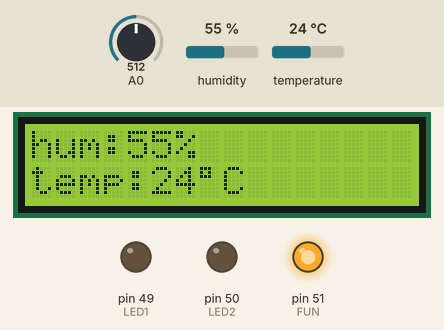
Bench run of a sketch on a simulated Arduino Mega 2560, built with avr-gcc and run on an emulated ATmega2560. On the bench: 16×2 character LCD, output pins drawn as LEDs (lit = HIGH). The test bench sets the inputs (shaded band); at power-on: humidity 55 %, temperature 24 °C, A0 = 512. What the sketch prints to the serial monitor is not drawn.

Above: at 0.9 s.
1.0 s: humidity set to 22 %
At 5.9 s:
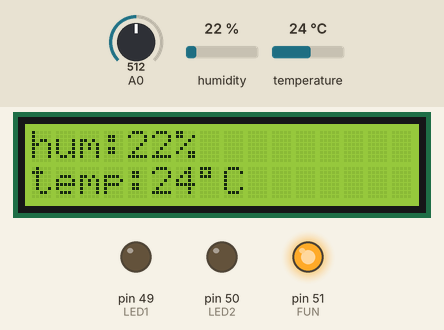
6.2 s: temperature set to 12 °C
At 12.3 s:
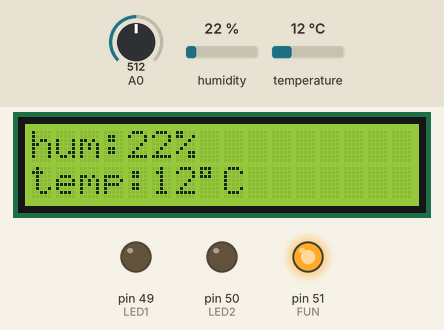
12.5 s: A0 set to 263
14.0 s: A0 set to 241
At 15.3 s:
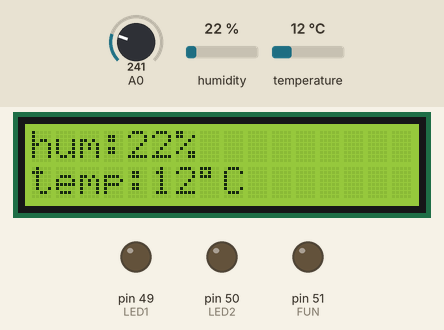
15.7 s: A0 set to 306
At 17.0 s:
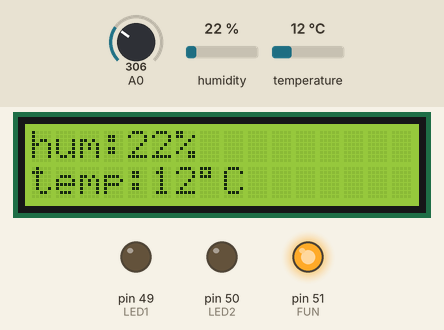
17.4 s: humidity set to 40 %
At 23.7 s:
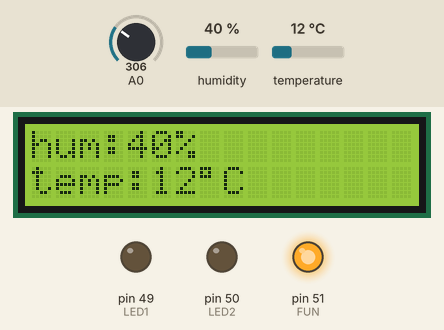
Timing chart, 0 to 24.7 s (numbered marks = the images above; inputs shaded):
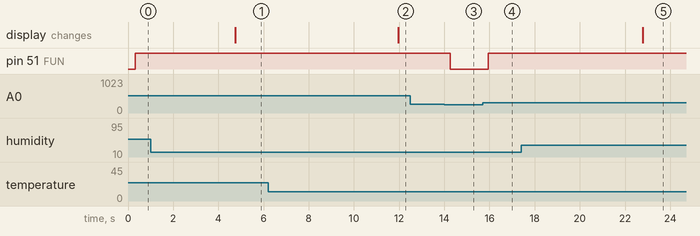

The sketch:

arduino.ino
```cpp
/* FreeRTOS.org includes. */

#include "Arduino_FreeRTOS.h"
//#include "task.h"
#include "queue.h"

/* Demo includes. */
//#include "basic_io_avr.h"
#include <Wire.h>
#include "DHT.h"
#include <LiquidCrystal_I2C.h>
LiquidCrystal_I2C lcd(0X27,16,2); //SCL A5 SDA A4


//define
#define DHTTYPE DHT11
#define DHTPIN 48
#define LED1 49
#define LED2 50
#define FUN 51


DHT dht(DHTPIN, DHTTYPE);

char data_DHT11[10] = {'\0'};
String data_str = String(data_DHT11);
const char *data = data_str.c_str();
char value_pin_led1 = '0', value_pin_led2='0', value_pin_fun='0';
float hum = 0;
float temp = 0;
int per = 0;
/* The task function. */
void vTaskControl( void *pvParameters );
void vTask_dht( void *pvParameters );

void vTaskLCD(void *pvParameters);


TaskHandle_t HandleBuzzer;
TaskHandle_t Handledht;
TaskHandle_t HandleLCD;


QueueHandle_t xQueuetemp;
QueueHandle_t xQueuehum;


void setup() {
  Wire.begin(8);
   /* join i2c bus with address 8 */
  Wire.onReceive(receiveEvent); /* register receive event */
  Wire.onRequest(requestEvent);
  Serial.begin(9600);
  Wire.begin();
  dht.begin();
  pinMode(LED1, OUTPUT);
  pinMode(LED2, OUTPUT);
  pinMode(FUN, OUTPUT);
  //lcd
  lcd.init();
  lcd.backlight();
  lcd.setCursor(2,0);
  lcd.print("start");


  xQueuetemp = xQueueCreate( 10, sizeof( long) );
  xQueuehum = xQueueCreate( 10, sizeof( long ) );

  if( xQueuetemp != NULL && xQueuehum != NULL )
  {

  xTaskCreate( vTaskDht, "Task DHT", 500, NULL, 1,&Handledht );
  xTaskCreate( vTaskLCD, "Task LCD", 500, NULL, 2,&HandleLCD );

  }


  xTaskCreate( vTaskControl, "Task Control", 500, NULL, 3, &HandleBuzzer );
  /* Start the scheduler so our tasks start executing. */
  vTaskStartScheduler();
}


void vTaskControl(void *pvParameters)
{

  for(;;)
  {
    Serial.print("buzzer\n");
  // Buzzer
  if (per >= 25 || value_pin_fun == '1')
  {
    digitalWrite(FUN, HIGH);
  }
  else
  {
    digitalWrite(FUN, LOW);
  }
  // LED 1
  if (value_pin_led1 == '1')
  {
    digitalWrite(LED1, HIGH);
  }
  else
  {
    digitalWrite(LED1, LOW);
  }
  // LED 2
    if (value_pin_led2 == '1')
  {
    digitalWrite(LED2, HIGH);
  }
  else
  {
    digitalWrite(LED2, LOW);
  }

  vTaskDelay(250/ portTICK_PERIOD_MS );
  }
}


void vTaskDht(void *pvParameters)
{
//  portBASE_TYPE xStatustemp;
//  portBASE_TYPE xStatushum;
  long send_temp;
  long send_hum;

  for(;;)
  {
    Serial.print("dht\n");
   hum = dht.readHumidity();
  /*Read temperature*/
   temp = dht.readTemperature();
   int value = analogRead(A0);   //đọc giá trị điện áp ở chân A0 - chân cảm biến
                            //(value luôn nằm trong khoảng 0-1023)
   per = map(value,0,1023,0,100);

   if(isnan(hum))
   {
      temp = 0;
      hum = 0;
   }
   send_temp = long(temp);
   send_hum = long(hum);
   xQueueSendToBack( xQueuetemp,&send_temp, 0 );
   xQueueSendToBack( xQueuehum,&send_hum, 0 );
   sprintf(data_DHT11, "%d,%d", int(hum), int(temp));
   data_str = String(data_DHT11);
   data = data_str.c_str();
   Serial.print(data);
   Serial.println();
   vTaskDelay(250/portTICK_PERIOD_MS );
   taskYIELD();
  }
}

void vTaskLCD(void *pvParameters)
{
//  portBASE_TYPE xStatustemp;
//  portBASE_TYPE xStatushum;

  long queue_recei_temp;
  long queue_recei_hum;

  const TickType_t xTicksToWait = 100 / portTICK_PERIOD_MS;
  for(;;)
  {
    xQueueReceive( xQueuetemp, &queue_recei_temp, xTicksToWait );
    xQueueReceive( xQueuehum, &queue_recei_hum, xTicksToWait );
    Serial.print("LCD\n");
    lcd.clear();
    lcd.setCursor(0,0);
    lcd.print("hum:");
    lcd.print(int(queue_recei_hum));
    lcd.print("%");
    lcd.setCursor(0,1);
    lcd.print("temp:");
    lcd.print(int(queue_recei_temp));
    lcd.print(char(223));
    lcd.print("C");
    vTaskDelay(500/portTICK_PERIOD_MS );
  }
}


void receiveEvent(int howMany) {
 int count = 0;
 while (0 < Wire.available()) {
    char value_pin = Wire.read();      /* receive byte as a character */
    if (value_pin == ',')
    {
      continue;
    }
    count += 1;
    if (count == 1)
    {
      value_pin_led1 = value_pin;
    }
    else if (count == 2)
    {
      value_pin_led2 = value_pin;
    }
    else
    {
      value_pin_fun = value_pin;
    }
  }

}

// function that executes whenever data is requested from master
void requestEvent() {
 Serial.print("receicei---------");
 Wire.write(data);  /*send string on request */
}


void loop()
{
}
```

Measured:
- the behaviour switches between 256 and 255 on A0 (found by bisection; images 2 and 3)
- after the input at 1.0 s, the display: changes after 3.7 s (image 1)
- after the input at 6.2 s, the display: changes after 5.8 s (image 2)
- after the input at 12.5 s, every drawn part: stays the same
- after the input at 14.0 s, pin 51 (FUN): HIGH → LOW after 0.27 s
- after the input at 15.7 s, pin 51 (FUN): LOW → HIGH after 0.25 s
- after the input at 17.4 s, the display: changes after 5.4 s (image 5)
